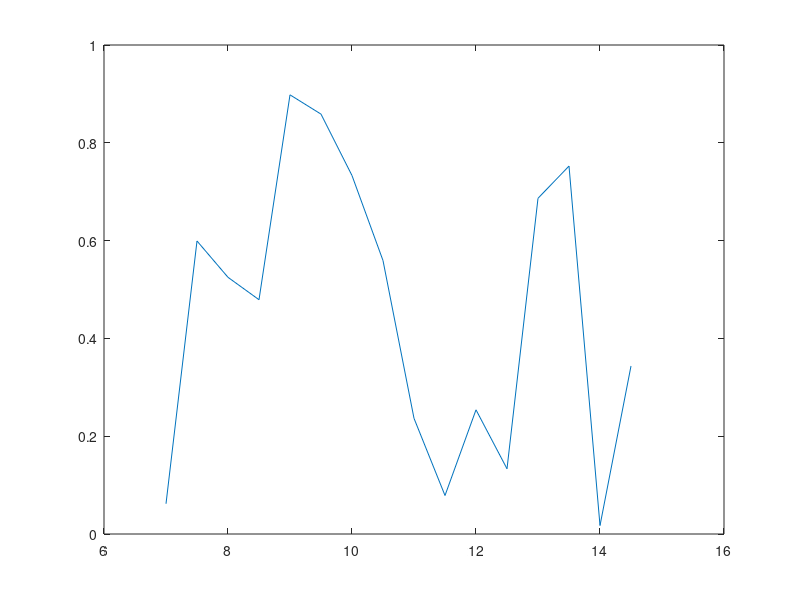
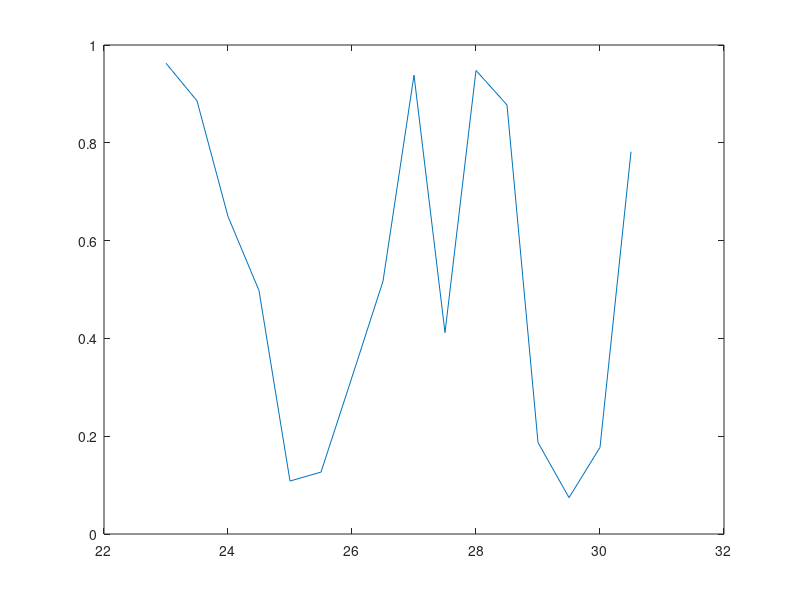
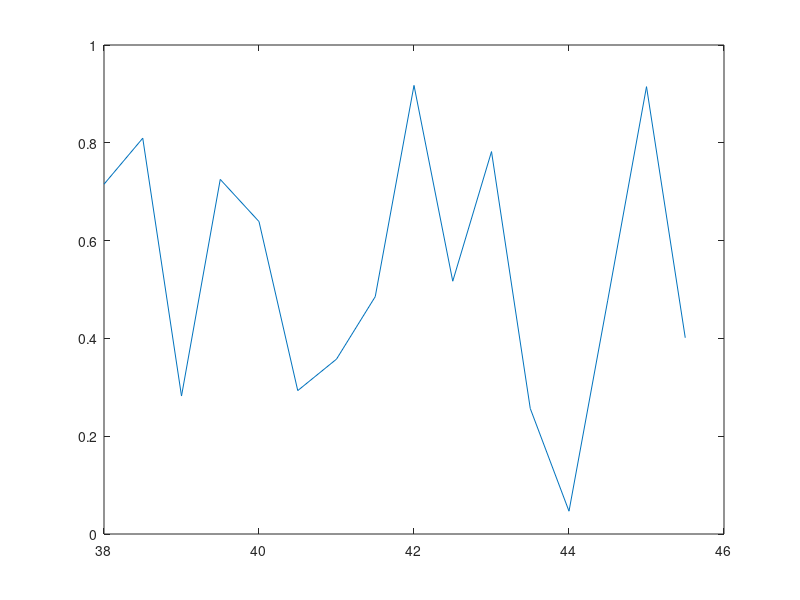
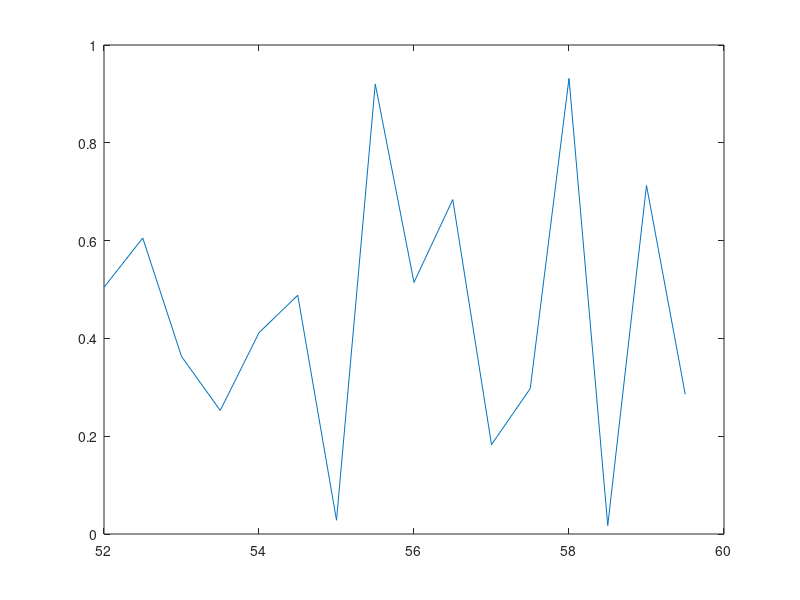

Source code (MATLAB) for these figures, in order: (Note: this script raises an error after producing the figures.)
%Annika Rings Juli 2017
%This is a test script for testing finding touch events in imaging data
%The test script is for a single experiment
%This is later to be incorporated into a loop over all experiments

%framerate of imaging to be entered here
framerate=2;
%number of frames in the imaging file
numframes=200;
%time for calculating the baseline before each touch
basetime=2.5;
%time of the event after start of touch
eventtime=5;

%create touchtimes matrix
touchtimes=[10,11,15,26,28,30,41,42,44,55,56];
%creates fluorescence data matrix
fluo=rand(numframes);
%shift the matrix to the right by one 
touchtimes_shifted=circshift(touchtimes,[0,1]);
touchtimes_shifted(1)=0;
%subtract the shifted matrix from the original one (corresponds to
%substracting the previous element from each element
intervals=touchtimes-touchtimes_shifted;
%find intervals of more than 10s between the touches (output type is
%logical)
starts=intervals>=10;
%find starttimes of the touchevents
starttimes=starts.*touchtimes;%This contains zeros for all spaces in the matrix that are not starts of touch events
touchstarts=nonzeros(starttimes);%reduce matrix to contain only starts
%calculate the frame number from the time of the touchstarts
touchstartframes=round(touchstarts*framerate);
%calculate the timepoints
x=[1:numframes];
x=(x-1)/framerate;
%this is the definition of the plot_touches function
plot_touches=@(t) plot(x(t-round(basetime*framerate):t+round(eventtime*framerate)),fluo(t-round(basetime*framerate):t+round(eventtime*framerate)));
%this is the definition of the newfig function
newfig=@(tt) figure();
%this executes the functions newfig and plot_touches for each element of
%the array touchstartframes
plotit=arrayfun(@(touchstart) cellfun(@(f) f(touchstart), {newfig,plot_touches},'UniformOutput', false), touchstartframes,'UniformOutput', false);
%this defines events and saves them to a cell array called events 
%the events are defined as the fluorescence trace starting at basetime
%before touchstart and ending at touchstart + eventtime
events=arrayfun(@(touchstart) fluo(touchstart-round(basetime*framerate):touchstart+round(eventtime*framerate)), touchstartframes,'UniformOutput',false);
%convert cell array events to a matrix - necessary for subsequent
%calculations
eventsmat=cell2mat(transpose(events));
%average all events frame by frame (after aligning them to the start of the
%touch event)
mean_event=mean(eventsmat,2);
%SEM for each point in the averaged event
SEM_event=std(eventsmat,0,2)/sqrt(size(eventsmat,2));
%calculate single peak of each event during eventtime
eventpeaks=transpose(max(eventsmat((round(basetime*framerate)+1:round((basetime+eventtime)*framerate+1)),:)));
% baseline for each event before the touch
eventbases=transpose(mean(eventsmat(1:round(basetime*framerate),:)));
%calculate deltaF/F for that event
eventpeaks_dff=(eventpeaks-eventbases)./eventbases;
%calculate the mean of the peaks of single events
eventpeaks_mean=mean(eventpeaks);
eventpeaks_SEM=std(eventpeaks,0,1)/sqrt(size(eventpeaks,1));
%make the x (timepoints) for the events - times are relative to the onset
%of the touch
x_events=x(1:round((basetime+eventtime)*framerate)+1)-basetime;
%plot the mean event
plot_mean_event=boundedline(x_events,mean_event,SEM_event,'m');



